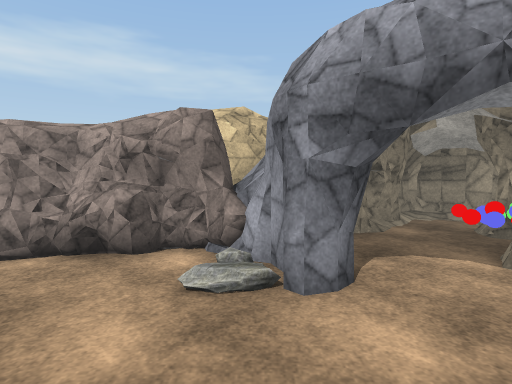
View 1 (above)

12 first-person views from a walk through a 3-D level made in the Unity game engine. The camera is 1.5 m above the floor, tilts 4° down and sees 80° across. The floor is counted in squares, 1 m on a side. Each view is taken from the middle of a square. On the plan, view 1 faces up. The plan holds only what a view shows up to about 15 squares ahead; the rest is blank. The place goes on beyond the plan. The player character is not drawn. Some surface patterns are stand-ins.

View 2
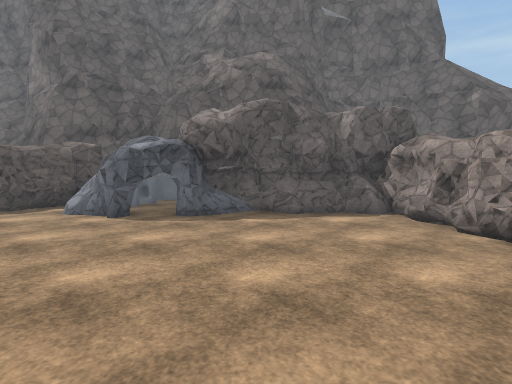

View 3
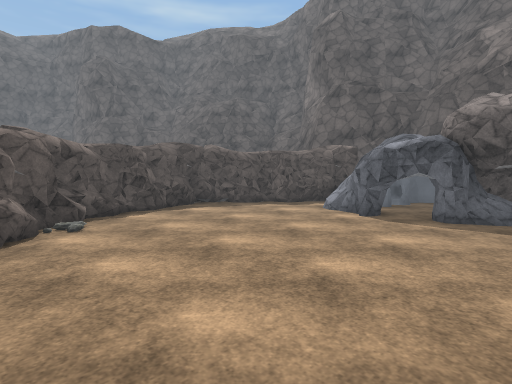

View 4
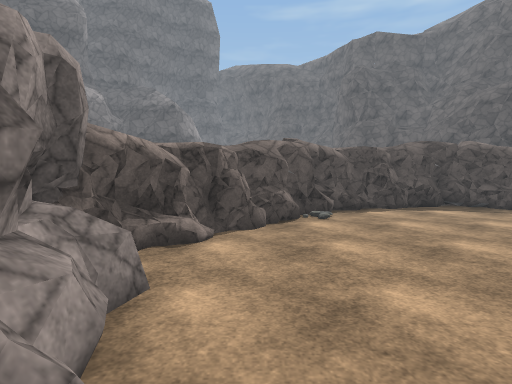

View 5
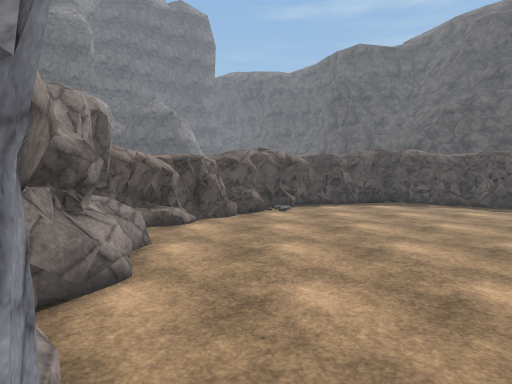

View 6
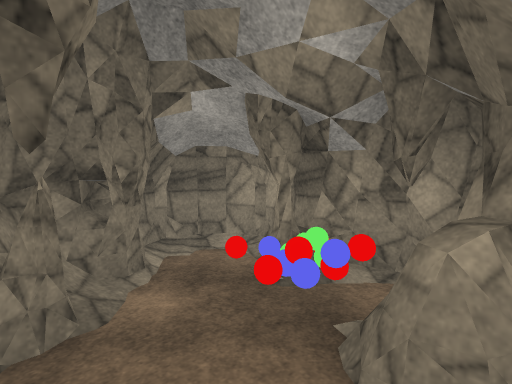

View 7
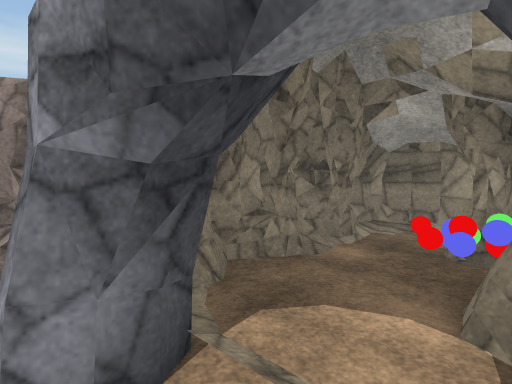

View 8
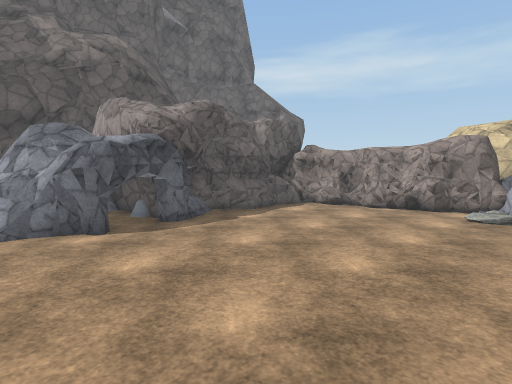

View 9
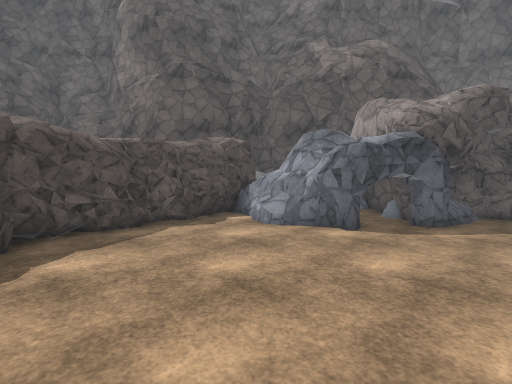

View 10
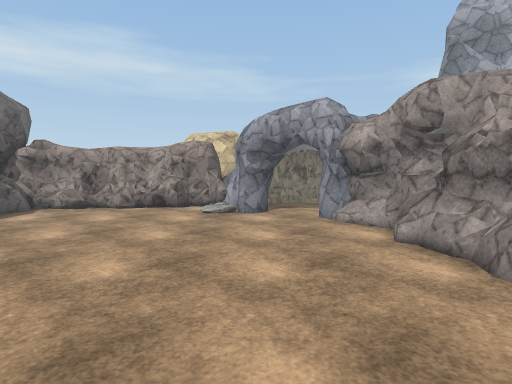

View 11
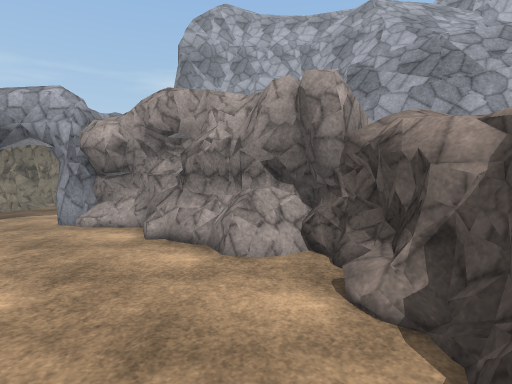

View 12
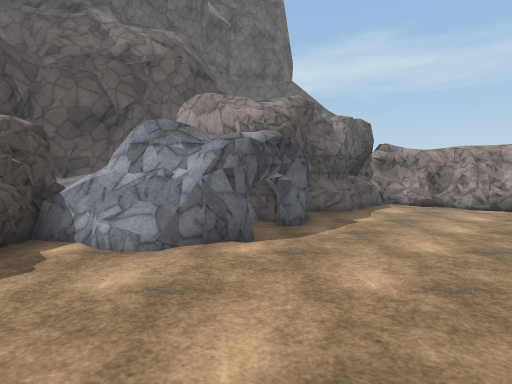

### Floor plan
Key: @ floor where view 1 was taken; # wall or solid block; . floor; / step, stairs or slope; = window, fence, low wall or low ledge; ^ raised ledge; R rock; O other object.
Columns run from 12 left of view 1 to 7 right of it. Each row starts with its distance up from view 1.
 10                 ####
  9               ###..#
  8              ##/...#
  7             ##/..O##
  6     ##########...OO#
  5    ###=##=..##..####
  4    #^.......#R/.##
  3    ##...........#
  2    ##...........#
  1    #=...........##
  0    #........@...=#
 -1    ##............#
 -2    ###...........##
 -3     ##...........^#
 -4     ##............#
 -5     ##........../##
 -6 #####.........../#
 -7 #^^==..........###
 -8  ##...........^##
 -9   ##........./##
-10   ####....../##
-11     ##=..=####
-12      #######

Positions as (right, up) in squares from view 1, and headings:
1: (0, 0), facing up
2: (3, 0), facing left
3: (3, 0), facing down-left
4: (3, 1), facing down
5: (2, 4), facing down
6: (2, 4), facing up-right
7: (2, 2), facing up
8: (1, -7), facing up-left
9: (1, -7), facing left
10: (1, -7), facing up
11: (1, -7), facing up-right
12: (-2, -9), facing up-left
